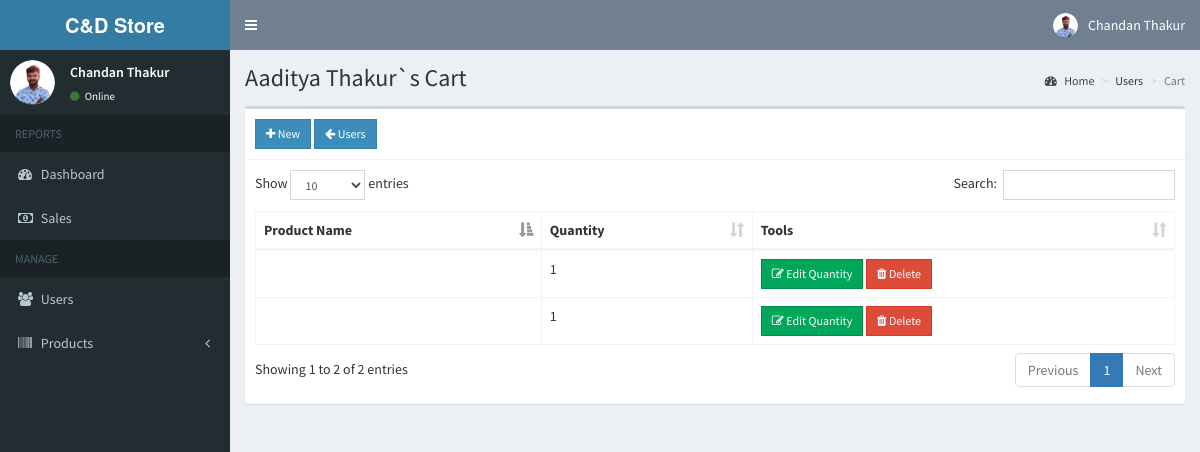
Screenshot of /admin/cart.php?user=31 (signed in) with the database file from the repository.
### tables this page shows
CREATE TABLE `users` (
  `id` int(11) NOT NULL,
  `email` varchar(200) NOT NULL,
  `password` varchar(60) NOT NULL,
  `type` int(1) NOT NULL,
  `firstname` varchar(50) NOT NULL,
  `lastname` varchar(50) NOT NULL,
  `address` text NOT NULL,
  `contact_info` varchar(100) NOT NULL,
  `photo` varchar(200) NOT NULL,
  `status` int(1) NOT NULL,
  `activate_code` varchar(15) NOT NULL,
  `reset_code` varchar(15) NOT NULL,
  `created_on` date NOT NULL
);

CREATE TABLE `cart` (
  `id` int(11) NOT NULL,
  `user_id` int(11) NOT NULL,
  `product_id` int(11) NOT NULL,
  `quantity` int(11) NOT NULL
);

### admin/includes/session.php (called while the page is built, shortened)
<?php
	include '../includes/conn.php';
	$conn = $pdo->open();
	$stmt = $conn->prepare("SELECT * FROM users WHERE id=:id");
	$stmt->execute(['id'=>$_SESSION['admin']]);
	$admin = $stmt->fetch();
?>

### admin/cart.php (the view, shortened to what this page needs)
<?php include 'includes/session.php'; ?>
<?php
  if(!isset($_GET['user'])){
    header('location: users.php');
    exit();
  }
  else{
    $conn = $pdo->open();
    $stmt = $conn->prepare("SELECT * FROM users WHERE id=:id");
    $stmt->execute(['id'=>$_GET['user']]);
    $user = $stmt->fetch();
  }
?>
<?php include 'includes/header.php'; ?>
<body class="hold-transition skin-blue sidebar-mini">
<div class="wrapper">
  <?php include 'includes/navbar.php'; ?>
  <?php include 'includes/menubar.php'; ?>
  <div class="content-wrapper">
    <section class="content-header">
      <h1>
        <?php echo $user['firstname'].' '.$user['lastname'].'`s Cart' ?>
      </h1>
      <ol class="breadcrumb">
        <li><a href="#"><i class="fa fa-dashboard"></i> Home</a></li>
        <li>Users</li>
        <li class="active">Cart</li>
      </ol>
    </section>
    <section class="content">
      <div class="row">
        <div class="col-xs-12">
          <div class="box">
            <div class="box-header with-border">
              <a href="#addnew" data-toggle="modal" id="add" data-id="<?php echo $user['id']; ?>" class="btn btn-primary btn-sm btn-flat"><i class="fa fa-plus"></i> New</a>
              <a href="users.php" class="btn btn-sm btn-primary btn-flat"><i class="fa fa-arrow-left"></i> Users</a>
            </div>
            <div class="box-body">
              <table id="example1" class="table table-bordered">
                <thead>
                  <th>Product Name</th>
                  <th>Quantity</th>
                  <th>Tools</th>
                </thead>
                <tbody>
                  <?php
                    $conn = $pdo->open();
                    try{
                      $stmt = $conn->prepare("SELECT *, cart.id AS cartid FROM cart LEFT JOIN products ON products.id=cart.product_id WHERE user_id=:user_id");
                      $stmt->execute(['user_id'=>$user['id']]);
                      foreach($stmt as $row){
                        echo "
                          <tr>
                            <td>".$row['name']."</td>
                            <td>".$row['quantity']."</td>
                            <td>
                              <button class='btn btn-success btn-sm edit btn-flat' data-id='".$row['cartid']."'><i class='fa fa-edit'></i> Edit Quantity</button>
                              <button class='btn btn-danger btn-sm delete btn-flat' data-id='".$row['cartid']."'><i class='fa fa-trash'></i> Delete</button>
                            </td>
                          </tr>
                        ";
                      }
                    }
                    catch(PDOException $e){
                      echo $e->getMessage();
                    }
                  ?>
                </tbody>
              </table>
            </div>
          </div>
        </div>
      </div>
    </section>
  </div>
</div>
</body>
</html>

### admin/includes/navbar.php (shortened to what this page needs)
<header class="main-header">
  <a href="#" class="logo">
    <span class="logo-lg"><b>C&D Store</b></span>
  </a>
  <nav class="navbar navbar-static-top">
    <a href="#" class="sidebar-toggle" data-toggle="push-menu" role="button">
    </a>
    <div class="navbar-custom-menu">
      <ul class="nav navbar-nav">
        <li class="dropdown user user-menu">
          <a href="#" class="dropdown-toggle" data-toggle="dropdown">
            <img src="<?php echo (!empty($admin['photo'])) ? '../images/'.$admin['photo'] : '../images/profile.jpg'; ?>"
              class="user-image" alt="User Image">
            <span class="hidden-xs">
              <?php echo $admin['firstname'].' '.$admin['lastname']; ?>
            </span>
          </a>
        </li>
      </ul>
    </div>
  </nav>
</header>

### admin/includes/menubar.php (shortened to what this page needs)
<aside class="main-sidebar">
  <section class="sidebar">
    <div class="user-panel">
      <div class="pull-left image">
        <img src="<?php echo (!empty($admin['photo'])) ? '../images/'.$admin['photo'] : '../images/profile.jpg'; ?>" class="img-circle" alt="User Image">
      </div>
      <div class="pull-left info">
        <p><?php echo $admin['firstname'].' '.$admin['lastname']; ?></p>
        <a><i class="fa fa-circle text-success"></i> Online</a>
      </div>
    </div>
    <ul class="sidebar-menu" data-widget="tree">
      <li class="header">REPORTS</li>
      <li><a href="home.php"><i class="fa fa-dashboard"></i> <span>Dashboard</span></a></li>
      <li><a href="sales.php"><i class="fa fa-money"></i> <span>Sales</span></a></li>
      <li class="header">MANAGE</li>
      <li><a href="users.php"><i class="fa fa-users"></i> <span>Users</span></a></li>
      <li class="treeview">
        <a href="#">
          <i class="fa fa-barcode"></i>
          <span>Products</span>
          <span class="pull-right-container">
            <i class="fa fa-angle-left pull-right"></i>
          </span>
        </a>
      </li>
    </ul>
  </section>
</aside>

### rows the page displays
users: photo (picture), firstname "Chandan", lastname "Thakur"
users: firstname "Aaditya", lastname "Thakur"
cart: quantity "1"
cart: quantity "1"
